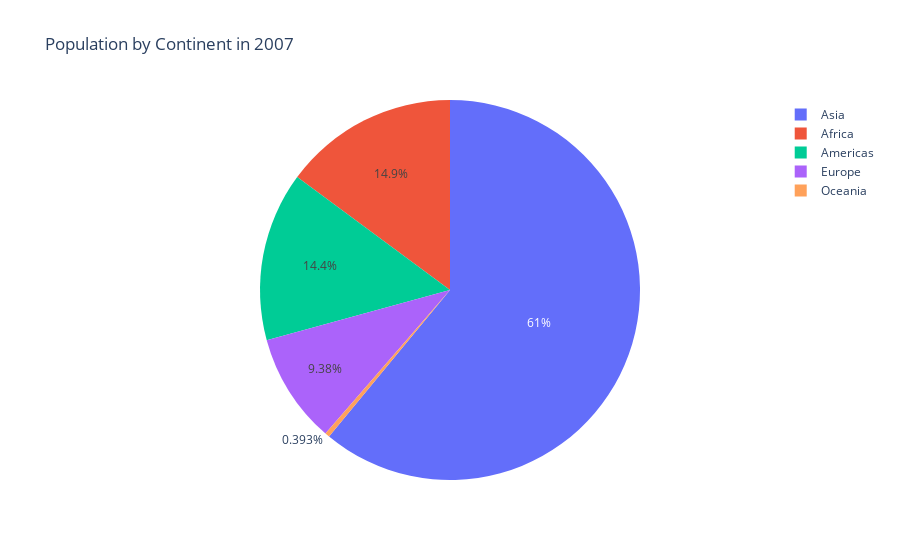

Source (notebook cell):
### Code cell
import plotly.express as px

# Filter the data for a specific year
df = px.data.gapminder().query("year == 2007")

# Create a pie chart for population by continent
fig = px.pie(df, 
             values='pop', 
             names='continent', 
             title='Population by Continent in 2007'
            )

# Show the plot
fig.show()

### Figure 1 — Plotly figure (JSON) as saved in the notebook; plotly's stock layout.template omitted (floating-point values rounded to 4 significant figures; data arrays with more than 128 entries replaced by an {"elided": "..."} marker saying what was removed)
{"data": [{"domain": {"x": [0, 1], "y": [0, 1]}, "hovertemplate": "continent=%{label}<br>pop=%{value}<extra></extra>", "labels": {"elided": "142 str values"}, "legendgroup": "", "name": "", "showlegend": true, "type": "pie", "values": {"elided": "142 int values"}}], "layout": {"legend": {"tracegroupgap": 0}, "title": {"text": "Population by Continent in 2007"}}}
